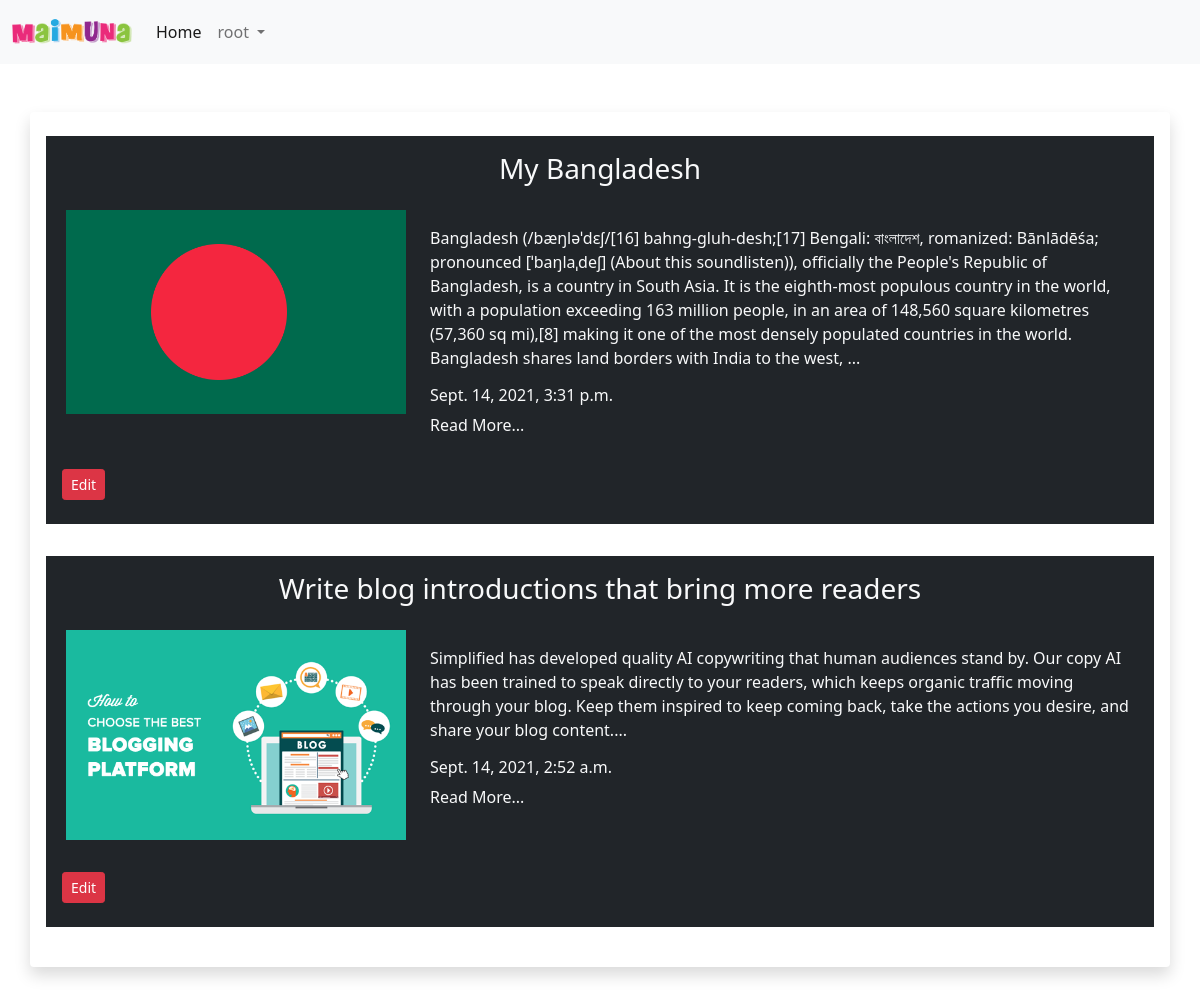
Page /blog/my-blogs/ (signed in) on the committed database.
### App_Blog/models.py (models this page shows, shortened)
class Blog(models.Model):
    author = models.ForeignKey(User, on_delete=models.CASCADE, related_name='post_author')
    blog_title = models.CharField(max_length=264, verbose_name='Put a title')
    slug = models.SlugField(max_length=264, unique=True)
    blog_content = models.TextField(verbose_name='What is your mind?')
    blog_image = models.ImageField(upload_to='blog_images', verbose_name='Image')
    publish_date = models.DateTimeField(auto_now_add=True)
    update_date = models.DateTimeField(auto_now=True)
    class Meta:
        ordering = ['-publish_date',]

### App_Blog/views.py (the view)
# urls.py: path('my-blogs/', views.MyBlogs.as_view(), name='my_blogs'),
class MyBlogs(LoginRequiredMixin, TemplateView):
    template_name = 'App_Blog/my_blogs.html'

### App_Blog/templatetags/custom_filters.py (called while the page is built)
def range_filter(value):
    return value[0:500] + "..."

### templates/App_Blog/my_blogs.html (shortened to what this page needs)
{% extends 'base.html' %}
{% load custom_filters %}
{% block body_block %}
{% for blog in user.post_author.all %}
<div class="bg-dark text-light">
    <h3 class="text-center m-2 p-3">{{blog.blog_title}}</h3>
    <div class="row m-2">
        <div class="col-sm-4">
            <img src="/media/{{blog.blog_image}}" width="100%">
        </div>
        <div class="col-sm-8">
            <p>{{blog.blog_content|range_filter|linebreaks}}</p>
            <h6>{{blog.publish_date}}</h6>
            <a href="{% url 'App_Blog:blog_details' slug=blog.slug %}" class="text-decoration-none text-capitalize text-light">Read
                More...</a>
        </div>
    </div>
    <br>
    <a href="{% url 'App_Blog:edit_blog' pk=blog.pk %}" class="m-3"><button class="btn btn-danger btn-sm">Edit</button></a>
    <br>
    <br>
</div>
<br>
{% endfor %}
{% endblock %}

### templates/base.html (shortened to what this page needs)
<!doctype html>
<html lang="en">
<head>
  <link href="https://cdn.jsdelivr.net/npm/bootstrap@5.1.1/dist/css/bootstrap.min.css" rel="stylesheet"
>
  <link href="/your-path-to-fontawesome/css/all.css" rel="stylesheet">
  <link rel="stylesheet" href="/templates/style.css">
</head>
<body>
  <nav class="navbar navbar-expand-lg navbar-light bg-light">
    <div class="container-fluid">
      <a class="navbar-brand" href="{% url 'index' %}"><img src="/media/logo.png" width="120px"></a>
      <div class="collapse navbar-collapse mx-auto" id="navbarNav">
        <ul class="navbar-nav">
          <li class="nav-item">
            <a class="nav-link active" aria-current="page" href="{% url 'index' %}">Home</a>
          </li>
          {% if user.is_authenticated %}
          <li class="nav-item dropdown">
            <a class="nav-link dropdown-toggle" href="#" id="navbarDropdown" role="button" data-bs-toggle="dropdown"
              aria-expanded="false">
              {{user.username}}
            </a>
          </li>
          {% endif %}
        </ul>
      </div>
    </div>
  </nav>
  <div class="container shadow p-3 mb-5 bg-body rounded mt-5" style="padding-top: 20px;">
    {% block body_block %}
    {% endblock %}
  </div>
</body>
</html>

### rows in the picture
Blog: blog_title "My Bangladesh", blog_image (picture), blog_content|range_filter "Bangladesh (/bæŋləˈdɛʃ/[16] bahng-gluh-desh;[17] Bengali: বাংলাদেশ, romanized: Bānlādēśa; pronounced [ˈbaŋlaˌdeʃ] (About this soundlisten)), officially the People's Republic of Bangladesh, is a country in South Asia. It is the eighth-most populous country in the world, with a population exceeding 163 million people, in an area of 148,560 square kilometres (57,360 sq mi),[8] making it one of the most densely populated countries in the world. Bangladesh shares land borders with India to the west, ...", publish_date "Sept. 14, 2021, 3:31 p.m."
Blog: blog_title "Write blog introductions that bring more readers", blog_image (picture), blog_content|range_filter "Simplified has developed quality AI copywriting that human audiences stand by. Our copy AI has been trained to speak directly to your readers, which keeps organic traffic moving through your blog. Keep them inspired to keep coming back, take the actions you desire, and share your blog content....", publish_date "Sept. 14, 2021, 2:52 a.m."

### other values in the picture
{{ user.username }} "root"
